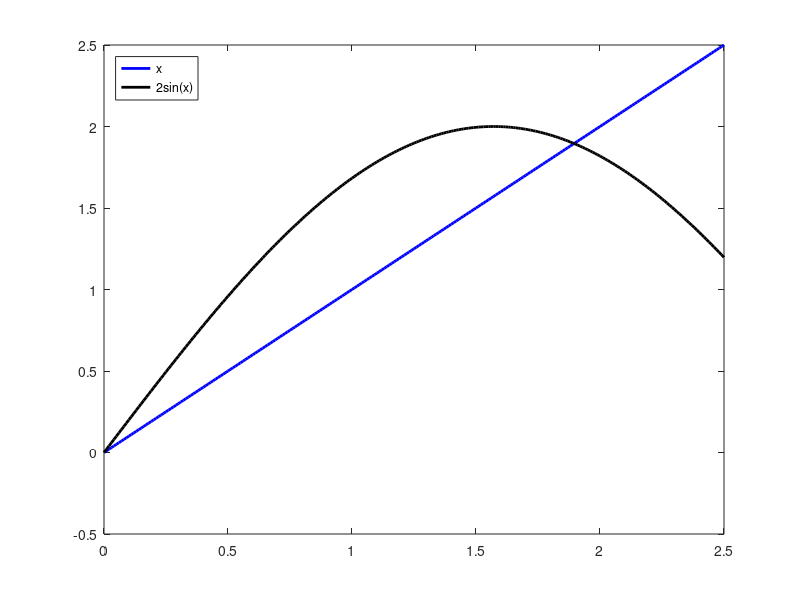

MATLAB code to generate this figure: (Note: this script raises an error after producing the figure.)
%{
basically, this script finds roots (where a function crosses zero) using 2 diff methods:

1. bisection: for equations like f(x)=0, it takes an interval [a,b] where the curve crosses the x-axis (meaning the ends have opposite signs). it chops the interval in half, checks which half the root is in, and repeats. keeps zooming in until the interval is smaller than the tol. slow but guaranteed to work.
2. fixed-point iteration: rewrites f(x)=0 as x=g(x). you take a starting guess, plug it into g(x) to get a new number, and keep plugging the new number back into g(x) over and over. some g(x) equations zero in on the root super fast, some are slow, and some just blow up and diverge entirely.
%}

clc
clear
close all

f1 = @(x) x-2.^(-x);
a1 = 0; 
b1 = 1; 
t1 = -8; 
to1 = 10^t1; 
m1 = 30; 
k1 = 1;
while k1 <= m1
    x1 = (a1+b1)/2;
    if f1(x1) == 0 || (b1-a1)/2 < to1
        break
    end
    if sign(f1(a1))*sign(f1(x1)) == -1
        b1 = x1;
    else 
        a1 = x1;
    end
    k1 = k1+1;
end
if k1 < m1+1
    fprintf('Tol: 10^%i, Approx: %.8f, Iters: %i\n', t1, x1, k1);
else
    fprintf('Max iters %i hit\n', m1);
end

f2 = @(x) x-2.^(-x);
a2 = 0; 
b2 = 1; 
t2 = -12; 
to2 = 10^t2; 
m2 = 30; 
k2 = 1;
while k2 <= m2
    x2 = (a2+b2)/2;
    if f2(x2) == 0 || (b2-a2)/2 < to2
        break
    end
    if sign(f2(a2))*sign(f2(x2)) == -1
        b2 = x2;
    else 
        a2 = x2;
    end
    k2 = k2+1;
end
if k2 < m2+1
    fprintf('Tol: 10^%i, Approx: %.12f, Iters: %i\n', t2, x2, k2);
else
    fprintf('Max iters %i hit\n', m2);
end

xp = 0:0.01:2.5;
figure
plot(xp, xp,'b','LineWidth',2)
hold on
plot(xp,2*sin(xp),'k','LineWidth',2)
axis([0 2.5 -0.5 2.5])
legend({'x','2sin(x)'},'Location','NorthWest')

f3 = @(x) x-2*sin(x);
a3 = 1; 
b3 = 3; 
t3 = -8; 
to3 = 10^t3; 
m3 = 100; 
xo = 999; 
k3 = 1;
while k3 <= m3
    xn = (a3+b3)/2;
    if f3(xn) == 0 || abs((xn-xo)/xn) < to3
        break
    end
    if sign(f3(a3))*sign(f3(xn)) == -1
        b3 = xn;
    else
        a3 = xn;
    end
    k3 = k3+1;
    xo = xn;
end
if k3 < m3+1
    fprintf('Tol: 10^%i, Approx: %.8f, Iters: %i\n', t3, xn, k3);
else
    fprintf('Max iters %i hit\n', m3);
end

x0 = 1; 
t4 = -10; 
m4 = 150;

g1 = @(x) (20*x+21/x^2)/21;
fpi(g1, x0, m4, t4);

g2 = @(x) x-(x^3-21)/(3*x^2);
fpi(g2, x0, m4, t4);

g3 = @(x) x-(x^4-21*x)/(x^2-21);
fpi(g3, x0, m4, t4);

g4 = @(x) (21/x)^(1/2);
fpi(g4, x0, m4, t4);

fprintf('From fastest to slowest: b, d, a (c does not converge). \n')

function fpi(g, x0, m, t)
    k = 1;
    fprintf('k: 0\tx0: %.10f\n', x0) 
    while  k <= m
        x = g(x0); 
        fprintf('k: %i \tx_%i: %.10f\t|x_%i-x_%i|: %.10f\n', k, k, x, k, k-1, abs(x-x0)) 
        if abs(x-x0) < 10^t
            break
        end
        k = k+1;
        x0 = x;
    end
    if k < m+1
        fprintf('Tol: 10^%i, Approx: %.' , t);
        fprintf(num2str(abs(t)+1));
        fprintf('f, Iters: %i\n\n', x, k);
    else
        fprintf('Max iters %i hit\n\n', m);
    end
end
